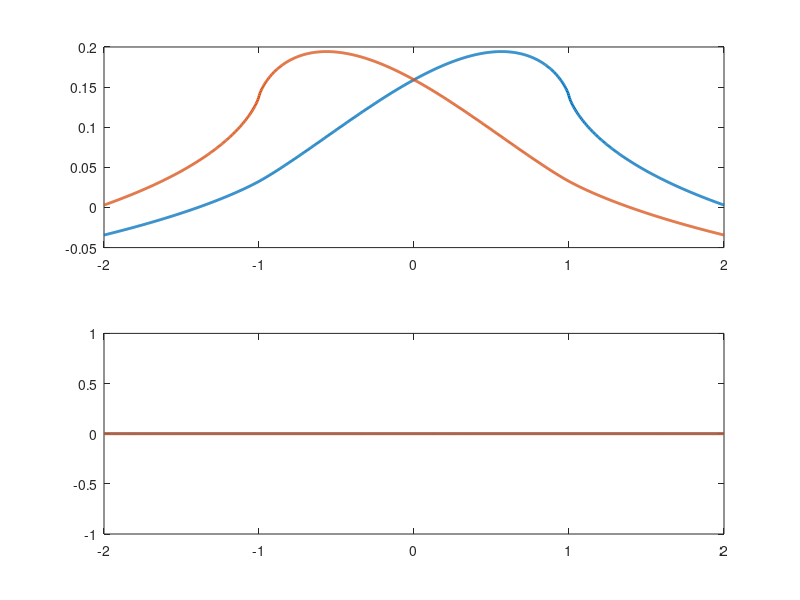
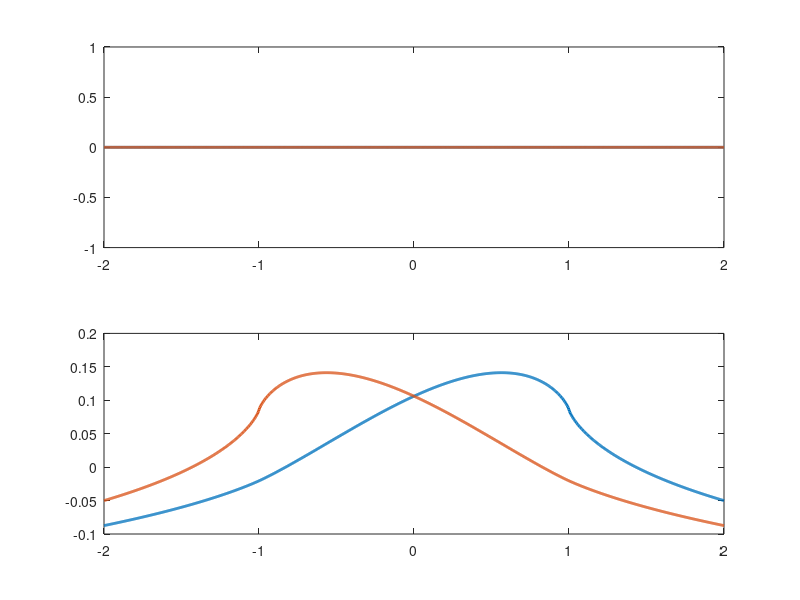

The MATLAB source for these figures, in order:
% script to convert Mathematica expressions to MATLAB
% for Kelvin problem with linearly varying body forces along a line segment
% 
% AUTHORS:
% Rishav Mallick, JPL, 2024

clear

mu = 1;
nu = 0.25;

Nobs = 1000;
xo = linspace(-2,2,Nobs)';
yo = zeros(Nobs,1);

% Displacement kernels copied over from Mathematica for a horizontal line
% element present at y = 0, -w <= x <= w
% 
% ux,uy kernels have two linear basis functions
% f1: goes from (-w,0) to (w,1)
% f2: goes from (-w,1) to (w,0)

% ux kernels (is non-zero at yo = 0 only for fx)
ux_1 = @(fx,fy,w) ((1/8).*fx.*w.^(-1).*(w+(-1).*xo).*(3.*w+xo).*mu.^(-1).*nu.*(pi+(-1) ...
  .*pi.*nu).^(-1).*log((w+(-1).*xo).^2+yo.^2)+(1/32).*fx.*pi.^(-1).* ...
  w.^(-1).*mu.^(-1).*((-1)+nu).^(-1).*(4.*w.*(8.*w.*((-1)+nu)+xo.*((-3) ...
  +4.*nu))+(-16).*(w+xo).*yo.*((-1)+nu).*atan2((w-xo),yo)+ ...
  (-16).*(w+xo).*yo.*((-1)+nu).*atan2((w+xo),yo)+(3.*(w+(-1).* ...
  xo).*(3.*w+xo)+yo.^2.*(5+(-4).*nu)).*log((w+(-1).*xo).^2+yo.^2)+( ...
  3.*(w+xo).^2+(-5).*yo.^2+(-4).*(w+xo+(-1).*yo).*(w+xo+yo).*nu).* ...
  log((w+xo).^2+yo.^2)) + ...
  (1/16).*fy.*pi.^(-1).*w.^(-1).*yo.*mu.^(-1).*((-1)+nu).^(-1).*(4.*w+ ...
  (-2).*yo.*(atan2((w-xo),yo)+atan2((w+xo),yo))+( ...
  w+xo).*(log((w+(-1).*xo).^2+yo.^2)+(-1).*log((w+xo).^2+yo.^2))))./2;

ux_2 = @(fx,fy,w) (1/64).*fx.*pi.^(-1).*w.^(-1).*(w+(-1).*xo).^2.*mu.^(-1).*(3+(-4).* ...
  nu).*((-1)+nu).^(-1).*log((w+(-1).*xo).^2+yo.^2)+(1/32).*pi.^(-1).* ...
  w.^(-1).*(w+(-1).*xo).*mu.^(-1).*((-1)+nu).^(-1).*((-8).*fx.*yo.*(( ...
  -1)+nu).*(atan2((w-xo),yo)+atan2((w+xo),yo))+fy.* ...
  yo.*log((w+(-1).*xo).^2+yo.^2))+(1/64).*pi.^(-1).*w.^(-1).*mu.^(-1) ...
  .*((-1)+nu).^(-1).*(4.*w.*((-2).*fy.*yo+fx.*xo.*(3+(-4).*nu)+8.*fx.* ...
  w.*((-1)+nu))+yo.^2.*(4.*fy.*(atan2((w-xo),yo)+atan2((w+xo),yo))+...
  fx.*((-5)+4.*nu).*log((w+(-1).*xo).^2+yo.^2))+(2.* ...
  fy.*((-1).*w+xo).*yo+fx.*(3.*(3.*w+(-1).*xo).*(w+xo)+5.*yo.^2+(-4) ...
  .*((3.*w+(-1).*xo).*(w+xo)+yo.^2).*nu)).*log((w+xo).^2+yo.^2));

% uy kernels (is non-zero at yo = 0 only for fy)
uy_1 = @(fx,fy,w) (1/32).*fx.*pi.^(-1).*w.^(-1).*yo.*mu.^(-1).*((-1)+nu).^(-1).*(4.*w+ ...
  (-2).*yo.*(atan2(w-xo,yo)+atan2(w+xo,yo))+( ...
  w+xo).*(log((w+(-1).*xo).^2+yo.^2)+(-1).*log((w+xo).^2+yo.^2)))+( ...
  1/64).*fy.*pi.^(-1).*w.^(-1).*mu.^(-1).*((-1)+nu).^(-1).*(4.*w.*(2.* ...
  w+xo).*((-3)+4.*nu)+8.*(w+xo).*yo.*((-1)+2.*nu).*atan2((-w+xo),yo)+...
  (-8).*(w+xo).*yo.*((-1)+2.*nu).*atan2(w+xo,yo)+( ...
  w.^2.*(9+(-12).*nu)+yo.^2.*(1+(-4).*nu)+2.*w.*xo.*((-3)+4.*nu)+ ...
  xo.^2.*((-3)+4.*nu)).*log((w+(-1).*xo).^2+yo.^2)+(-1).*((-3).*(w+ ...
  xo).^2+yo.^2+4.*(w+xo+(-1).*yo).*(w+xo+yo).*nu).*log((w+xo).^2+ ...
  yo.^2));

uy_2 = @(fx,fy,w) fx.*((-1/32).*pi.^(-1).*w.^(-1).*yo.*mu.^(-1).*((-1)+nu).^(-1).*(4.* ...
  w+(-2).*yo.*(atan2(w-xo,yo)+atan2(w+xo,yo))+ ...
  ((-1).*w+xo).*log((w+(-1).*xo).^2+yo.^2))+(w+(-1).*xo).*yo.*(32.* ...
  pi.*w.*mu+(-32).*pi.*w.*mu.*nu).^(-1).*log(w.^2+2.*w.*xo+xo.^2+yo.^2) ...
  )+fy.*((-1/8).*pi.^(-1).*w.^(-1).*(w+(-1).*xo).*yo.*mu.^(-1).*((-1) ...
  +nu).^(-1).*((-1)+2.*nu).*(atan2(w-xo,yo)+atan2((w+xo),yo))+...
  (1/64).*pi.^(-1).*w.^(-1).*(w+(-1).*xo).^2.*mu.^(-1).* ...
  (3+(-4).*nu).*((-1)+nu).^(-1).*log((w+(-1).*xo).^2+yo.^2)+(1/64).* ...
  pi.^(-1).*w.^(-1).*mu.^(-1).*((-1)+nu).^(-1).*(4.*w.*(2.*w+(-1).*xo) ...
  .*((-3)+4.*nu)+yo.^2.*((-1)+4.*nu).*log((w+(-1).*xo).^2+yo.^2)+(3.*( ...
  3.*w+(-1).*xo).*(w+xo)+yo.^2+(-4).*((3.*w+(-1).*xo).*(w+xo)+yo.^2) ...
  .*nu).*log((w+xo).^2+yo.^2)));

% set element length
w = 1;

figure(1),clf
subplot(2,1,1)
plot(xo,ux_1(1,0,w),'Linewidth',2), hold on
plot(xo,ux_2(1,0,w),'Linewidth',2)

subplot(2,1,2)
plot(xo,ux_1(0,1,w),'Linewidth',2), hold on
plot(xo,ux_2(0,1,w),'Linewidth',2)

figure(2),clf
subplot(2,1,1)
plot(xo,uy_1(1,0,w),'Linewidth',2), hold on
plot(xo,uy_2(1,0,w),'Linewidth',2)

subplot(2,1,2)
plot(xo,uy_1(0,1,w),'Linewidth',2), hold on
plot(xo,uy_2(0,1,w),'Linewidth',2)
